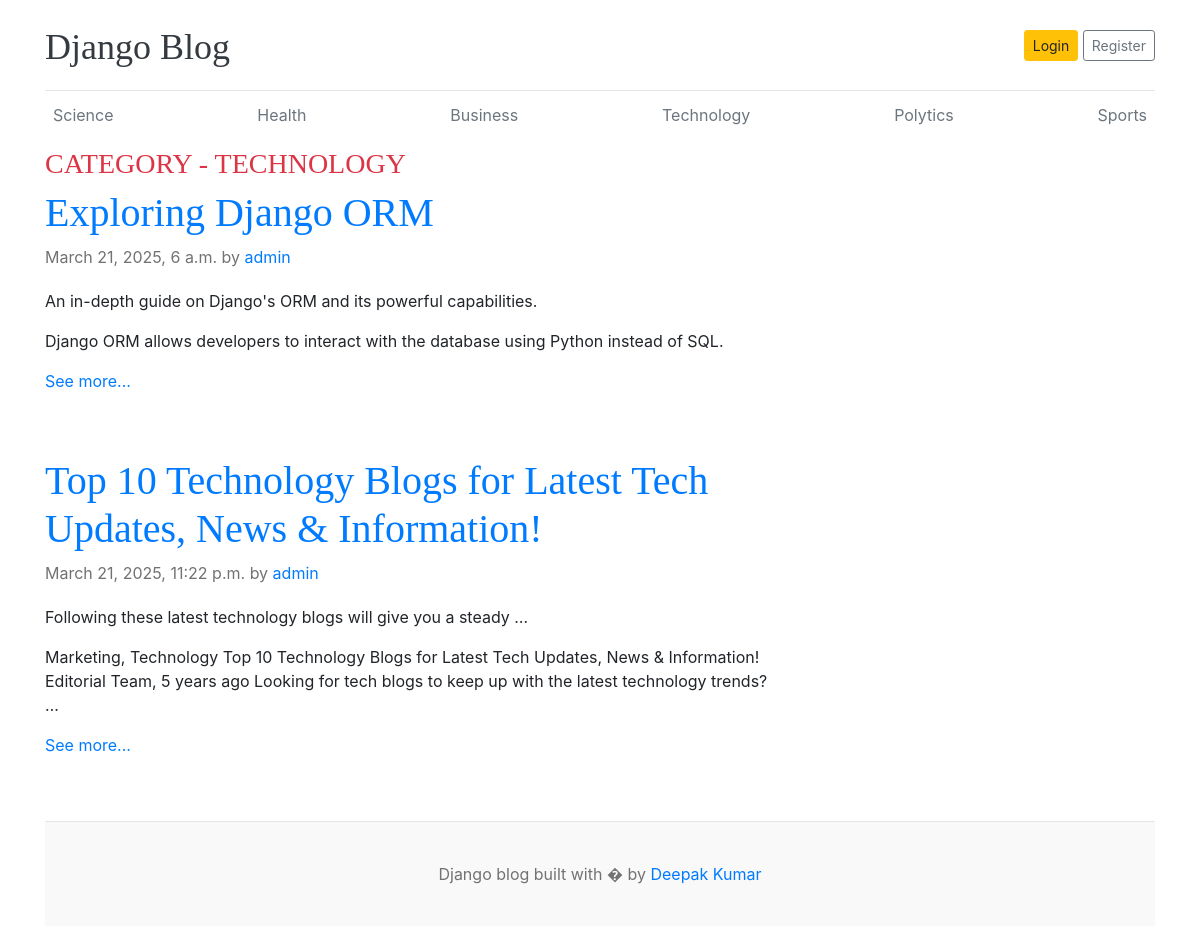
Page /category/4 on the committed database.
### blog/models.py (models this page shows, shortened)
class Category(models.Model):
    category_name = models.CharField(max_length=100,unique=True)
    created_at = models.DateField(auto_now_add=True)
    updated_at = models.DateField(auto_now=True)
    class Meta:
        verbose_name_plural = 'Categories'
    def __str__(self):
        return self.category_name

class Blog(models.Model):
    title = models.CharField(max_length=250,unique=True)
    slug = models.SlugField(unique=True,blank=True)
    category = models.ForeignKey(Category,on_delete=models.CASCADE)
    author = models.ForeignKey(User,on_delete=models.CASCADE)
    blog_image = models.ImageField(upload_to='uploads/%y/%m/%d')
    short_desc = models.TextField(max_length=1000)
    blog_body = models.TextField()
    status = models.CharField(max_length=100,choices=STATUS_CHOICE,default='draft')
    is_featured = models.BooleanField(default=False)
    created_at = models.DateTimeField(auto_now_add=True)
    updated_at = models.DateTimeField(auto_now=True)

### blog/views.py (the view)
# urls.py: path('category/<int:category_id>',views.posts_by_category,name="posts_by_category"),
def posts_by_category(request,category_id):
    posts = models.Blog.objects.filter(status='publish',category=category_id)
    categorys = get_object_or_404(models.Category,pk=category_id)
    contex = {
        'posts':posts,
        'categorys':categorys
    }
    return render(request,'posts_by_category.html',contex)

### blog/context_processors.py (called while the page is built)
def get_categories(request):
    category = models.Category.objects.all()
    return dict(category=category)

### blog/templates/posts_by_category.html
{% extends 'base.html' %}
{% block content %}
      <h3 class="text-uppercase text-danger">Category - {{categorys}}</h3>
      <main role="main" class="container p-0">
        <div class="row">
          <div class="col-md-8 blog-main">
            {% for post in posts%}
            <div class="blog-post">
              <h2 class="blog-post-title"><a href="{% url 'single_blog' post.slug %}">{{post.title}}</a></h2>
              <p class="blog-post-meta">
                {{post.created_at}} by <a href="#">{{post.author}}</a>
              </p>
              <p>
                {{post.short_desc | truncatewords:10 }}
              </p>
              <p>
                {{post.blog_body | truncatewords:30 }}
              </p>
              <a href="{% url "single_blog" post.slug %}">See more...</a>
            </div>
            {% endfor %}
          </div>
        </div>
      </main>
{% endblock %}

### blog/templates/header.html (shortened to what this page needs)
{% load static%}
<!DOCTYPE html>
<html lang="en">
  <head>
    <link
      href="https://getbootstrap.com/docs/4.0/dist/css/bootstrap.min.css"
      rel="stylesheet"
    />
    <link href="{% static 'css/blog.css'%}" rel="stylesheet" />
  </head>
  <body>
    <div class="container">
      <header class="blog-header py-3">
        <div class="row flex-nowrap justify-content-between align-items-center">
          <div class="col-8 pt-1">
            <a class="blog-header-logo text-dark" href="/">Django Blog</a>
          </div>
          <div class="col-4 d-flex justify-content-end align-items-center">
            <a class="btn btn-sm btn-warning" href="#">Login</a> &nbsp;
            <a class="btn btn-sm btn-outline-secondary" href="#">Register</a>
          </div>
        </div>
      </header>
      <div class="nav-scroller py-1 mb-2">
        <nav class="nav d-flex justify-content-between">
          {% for cat in category%}
          <a class="p-2 text-muted" href="{% url "posts_by_category" cat.id %} ">{{ cat.category_name }}</a>
          {% endfor%}
        </nav>
      </div>

### blog/static/css/blog.css (style rules this page uses)
.blog-header { border-bottom: 1px solid #e5e5e5; }
.blog-header-logo { font-family: "Playfair Display", Georgia, "Times New Roman", serif; font-size: 2.25rem; }
h1, h2, h3, h4, h5, h6 { font-family: "Playfair Display", Georgia, "Times New Roman", serif; }
.blog-post { margin-bottom: 4rem; }
.blog-post-title { font-size: 2.5rem; }
.blog-post-meta { margin-bottom: 1.25rem; color: #727272; }

### rows in the picture
Category: category_name "Science"
Category: category_name "Health"
Category: category_name "Business"
Category: category_name "Technology", category_name "TECHNOLOGY"
Category: category_name "Polytics"
Category: category_name "Sports"
Blog: title "Exploring Django ORM", created_at "March 21, 2025, 6 a.m.", author "admin", short_desc "An in-depth guide on Django's ORM and its powerful capabilities.", blog_body "Django ORM allows developers to interact with the database using Python instead of SQL."
Blog: title "Top 10 Technology Blogs for Latest Tech Updates, News & Information!", created_at "March 21, 2025, 11:22 p.m.", author "admin", short_desc "Following these latest technology blogs will give you a steady …", blog_body "Marketing, Technology Top 10 Technology Blogs for Latest Tech Updates, News & Information! Editorial Team, 5 years ago Looking for tech blogs to keep up with the latest technology trends? …"
